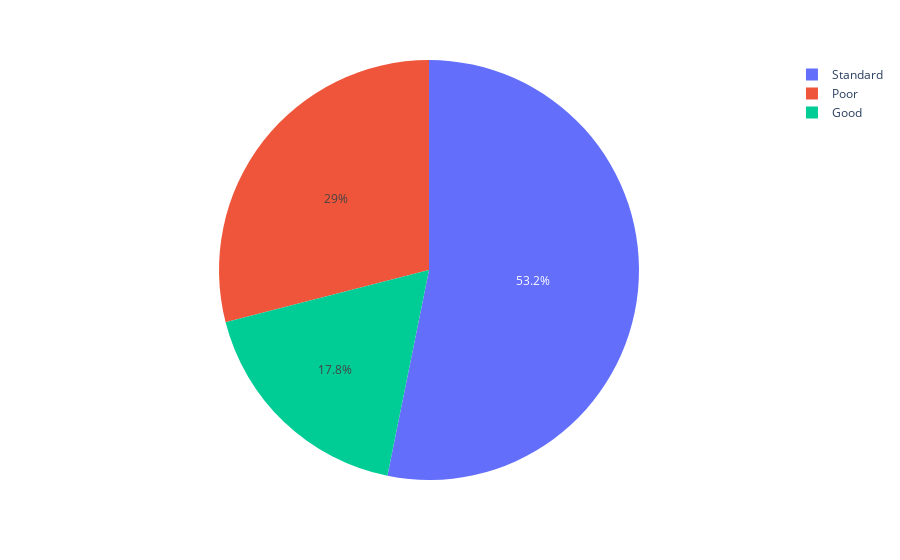

The notebook cell this image was saved under:
### Code cell
px.pie(df,names='Credit_Score')

### Figure 1 — Plotly figure (JSON) as saved in the notebook; plotly's stock layout.template omitted (floating-point values rounded to 4 significant figures; data arrays with more than 128 entries replaced by an {"elided": "..."} marker saying what was removed)
{"data": [{"domain": {"x": [0, 1], "y": [0, 1]}, "hovertemplate": "Credit_Score=%{label}<extra></extra>", "labels": {"elided": "100000 str values"}, "legendgroup": "", "name": "", "showlegend": true, "type": "pie"}], "layout": {"legend": {"tracegroupgap": 0}, "margin": {"t": 60}}}
